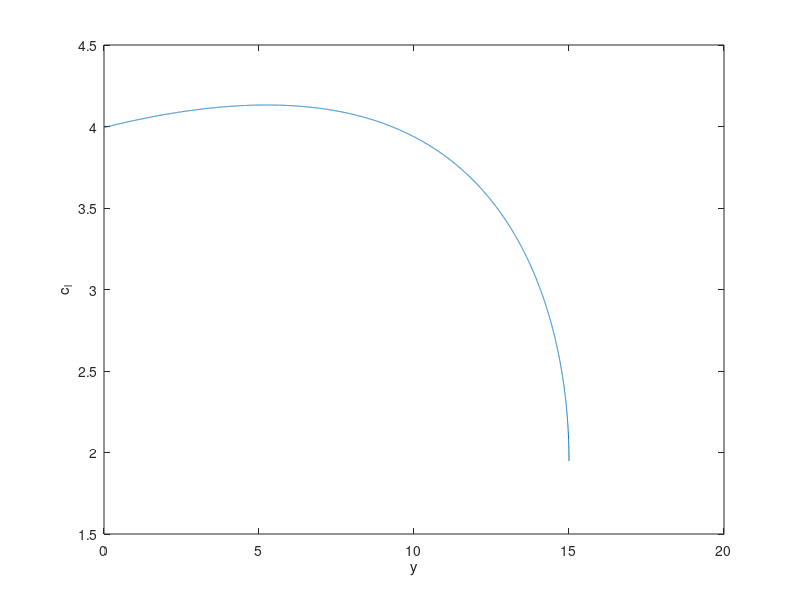

MATLAB code to generate this figure:
clear; clc; close all;

np = 10001;

n = 6;

c_r = 1.85;
c_t = 0.65 * c_r
c_av = (c_r+c_t)/2
s = 15;
S = (c_r + c_t)*s
A_R = (4*s^2)/S
W = 5500/2.2*9.81;
U = 42.6;
C_L = 1.41;

rho = 1.225*0.7422;
rho_fuel = 800;
rho_mat = 8000;

thick_sec = 0.15;
thick_mat = 0.015*thick_sec;
m = 0.02;
p = 0.4;

y = linspace(0,s,np);
c = c_r - (c_r - c_t)*(y/s);

x = linspace(0,1,np);
t = 10*thick_sec*(0.2969*x.^0.5 - 0.126*x -0.3516*x.^2 + 0.2843*x.^3 - 0.1015*x.^4);
for i = 1:np
    if x(i)<=p
        y_c(i) = (m/p^2)*(2*p*x(i) - x(i)^2);
    else
        y_c(i) = (m/(1-p)^2)*(1-2*p+2*p*x(i)-x(i)^2);
    end
end

A = sum(t)/(np);
x_g = sum(x.*t)/((np)*A);
y_g = sum(y_c.*t)/((np)*A);

I_xx = sum(((t/2)+(y_c-y_g)).^2 * thick_mat)/(np) + sum(((t/2)-(y_c-y_g)).^2 * thick_mat)/(np);

for j = 1:np
    A_c(j) = A*c(j)^2;  %Area of section
    mass(j) = A_c(j)*rho_fuel + thick_mat*c(j)*2*rho_mat;  %Mass per unit length
end

M(np) = 0;
Shear(np) = 0;

Gamma_0 = W / (rho * U * (pi/2) * s);
lambda = (pi*Gamma_0/4)/(1 - (1 - c_t/c_r)/2);

L = n*rho*U/2 * (Gamma_0 * (1 - y.^2/s^2).^0.5 + lambda*(1-(1-c_t/c_r)*y/s));    %Loading per unit length
dL = L * (s/np);
dW = n*mass*9.81*(s/np);

U_de = 66 * 0.3048;
mu = (2*W/S) / (rho * 9.81 * c_av * C_L);
K = (0.88*mu) / (5.3 + mu);
U_gust = K * U_de;
n_gust = (rho*U_gust*U*C_L)/(2*W/S);

for k = 1:np-1
    Shear(np-k) = Shear(np-k+1) + dW(np-k+1) - dL(np-k+1);
    M(np-k) = M(np-k+1) + (Shear(np-k+1))*(s/np);
end

disp(["Moment at root", M(1)])

max_stress = M(1) * max(abs(t/2 + y_g - y_c))*c(1) / (I_xx*c(1)^4);

disp(["Maximum stress " max_stress/10^6 "MPa"])

disp([sum(A_c)*s/np  "volume per wing (m^3)"]);

disp([sum(A_c)*s/np * 2 * rho_fuel "kg of wing fuel"])

disp([sum(mass)*s/np * 2 "total mass of wings (kg)"])

plot(y, L./(0.5*rho*U^2*c));
xlabel("y")
ylabel("c_l")
%hold on;
%plot(y, n*rho*U * (Gamma_0 * (1 - y.^2/s^2).^0.5));
%plot(y, n*rho*U * lambda*(1-(1-c_t/c_r)*y/s));
